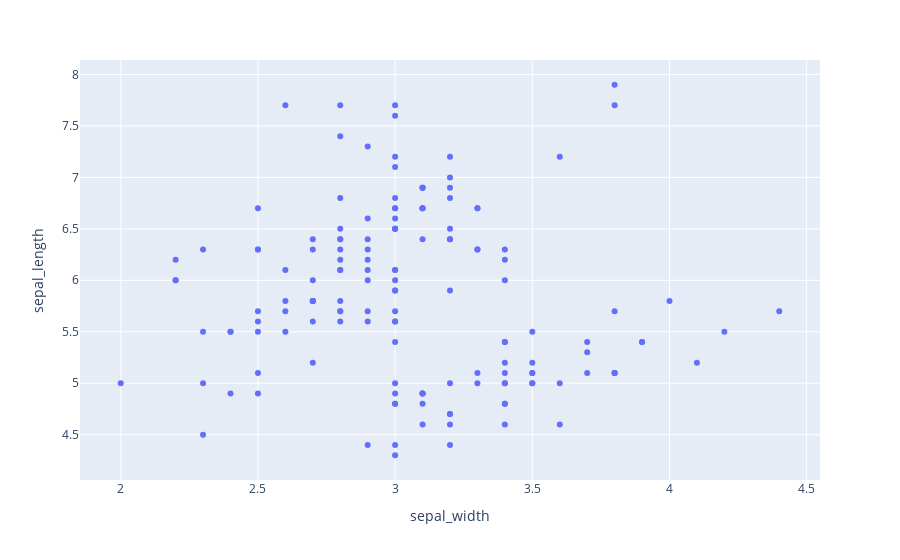

Source (notebook cell):
### Code cell
fig = px.scatter(df, x='sepal_width', y='sepal_length')
fig.show()

### Figure 1 — Plotly figure (JSON) as saved in the notebook; plotly's stock layout.template omitted (floating-point values rounded to 4 significant figures; data arrays with more than 128 entries replaced by an {"elided": "..."} marker saying what was removed)
{"data": [{"hovertemplate": "sepal_width=%{x}<br>sepal_length=%{y}<extra></extra>", "legendgroup": "", "marker": {"color": "#636efa", "symbol": "circle"}, "mode": "markers", "name": "", "orientation": "v", "showlegend": false, "type": "scatter", "x": {"elided": "150 float values"}, "xaxis": "x", "y": {"elided": "150 float values"}, "yaxis": "y"}], "layout": {"legend": {"tracegroupgap": 0}, "margin": {"t": 60}, "xaxis": {"anchor": "y", "domain": [0, 1], "title": {"text": "sepal_width"}}, "yaxis": {"anchor": "x", "domain": [0, 1], "title": {"text": "sepal_length"}}}}
